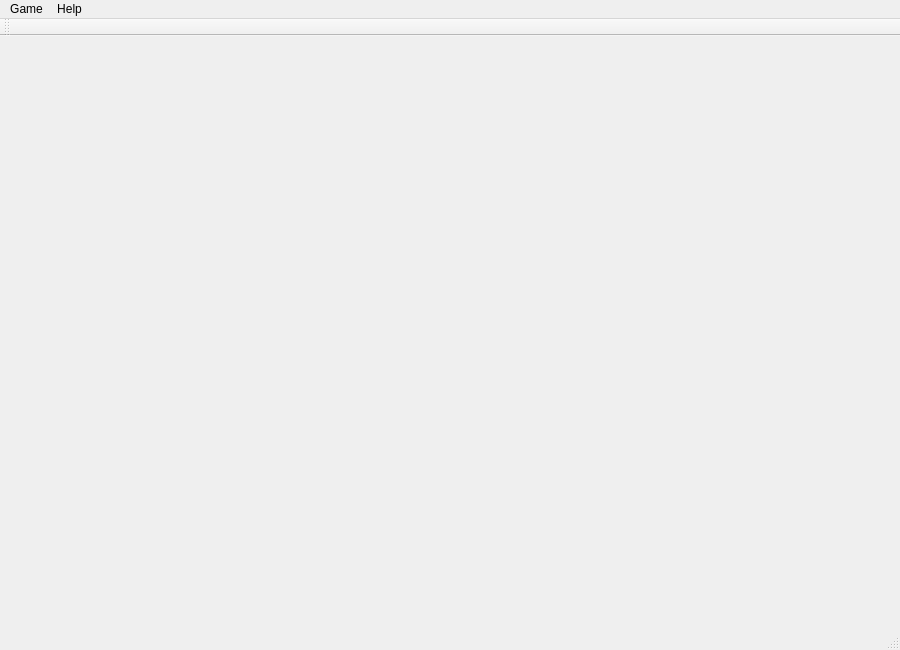
<?xml version="1.0" encoding="UTF-8"?>
<ui version="4.0">
 <class>MainWindow</class>
 <widget class="QMainWindow" name="MainWindow">
  <property name="geometry">
   <rect>
    <x>0</x>
    <y>0</y>
    <width>900</width>
    <height>650</height>
   </rect>
  </property>
  <property name="windowTitle">
   <string>Unique Chess</string>
  </property>
  <widget class="QWidget" name="centralWidget"/>
  <widget class="QMenuBar" name="menuBar">
   <property name="geometry">
    <rect>
     <x>0</x>
     <y>0</y>
     <width>900</width>
     <height>21</height>
    </rect>
   </property>
   <widget class="QMenu" name="menuGame">
    <property name="title">
     <string>Game</string>
    </property>
    <widget class="QMenu" name="menuGame_Mode">
     <property name="title">
      <string>Game Mode</string>
     </property>
     <addaction name="actionReally_Bad_Chess"/>
     <addaction name="actionChaos_Chess"/>
    </widget>
    <addaction name="actionNew_Game"/>
    <addaction name="menuGame_Mode"/>
    <addaction name="actionEnd_Game"/>
    <addaction name="actionExit"/>
   </widget>
   <widget class="QMenu" name="menuHelp">
    <property name="title">
     <string>Help</string>
    </property>
    <addaction name="actionHow_To_Play"/>
    <addaction name="actionAbout"/>
   </widget>
   <addaction name="menuGame"/>
   <addaction name="menuHelp"/>
  </widget>
  <widget class="QToolBar" name="mainToolBar">
   <attribute name="toolBarArea">
    <enum>TopToolBarArea</enum>
   </attribute>
   <attribute name="toolBarBreak">
    <bool>false</bool>
   </attribute>
  </widget>
  <widget class="QStatusBar" name="statusBar"/>
  <action name="actionNew_Game">
   <property name="text">
    <string>New Game</string>
   </property>
  </action>
  <action name="actionExit">
   <property name="text">
    <string>Exit</string>
   </property>
  </action>
  <action name="actionHow_To_Play">
   <property name="text">
    <string>How To Play</string>
   </property>
  </action>
  <action name="actionAbout">
   <property name="text">
    <string>About</string>
   </property>
  </action>
  <action name="actionReally_Bad_Chess">
   <property name="text">
    <string>Really Bad Chess</string>
   </property>
  </action>
  <action name="actionChaos_Chess">
   <property name="text">
    <string>Chaos Chess</string>
   </property>
  </action>
  <action name="actionEnd_Game">
   <property name="text">
    <string>End Game</string>
   </property>
  </action>
 </widget>
 <layoutdefault spacing="6" margin="11"/>
 <resources/>
 <connections/>
</ui>
